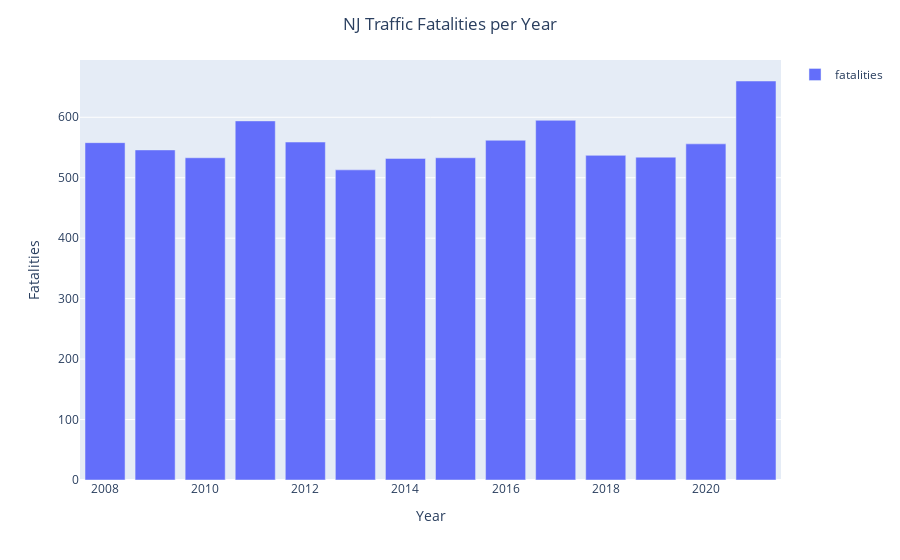

Here is the notebook cell this chart was saved with:
### Markdown cell above
#### Fatalities per year plot

### Code cell
fig = px.bar(
    fatalities_per_year[fatalities_per_year.index < 2022],
    labels={
        'variable': '',
        'dt': 'Year',
        'value': 'Fatalities'
    },
)
fig.update_layout(
    title='NJ Traffic Fatalities per Year',
    title_x=0.5,
    showlegend=False,
)
fig.write_image('fatalities_per_year.png')
fig

### Figure 1 — Plotly figure (JSON) as saved in the notebook; plotly's stock layout.template omitted (floating-point values rounded to 4 significant figures)
{"data": [{"alignmentgroup": "True", "hovertemplate": "=fatalities<br>Year=%{x}<br>Fatalities=%{y}<extra></extra>", "legendgroup": "fatalities", "marker": {"color": "#636efa", "pattern": {"shape": ""}}, "name": "fatalities", "offsetgroup": "fatalities", "orientation": "v", "showlegend": true, "textposition": "auto", "type": "bar", "x": [2008, 2009, 2010, 2011, 2012, 2013, 2014, 2015, 2016, 2017, 2018, 2019, 2020, 2021], "xaxis": "x", "y": [558, 546, 533, 594, 559, 513, 532, 533, 562, 595, 537, 534, 556, 660], "yaxis": "y"}], "layout": {"barmode": "relative", "legend": {"title": {"text": ""}, "tracegroupgap": 0}, "margin": {"t": 60}, "title": {"text": "NJ Traffic Fatalities per Year", "x": 0.5}, "xaxis": {"anchor": "y", "domain": [0, 1], "title": {"text": "Year"}}, "yaxis": {"anchor": "x", "domain": [0, 1], "title": {"text": "Fatalities"}}}}
